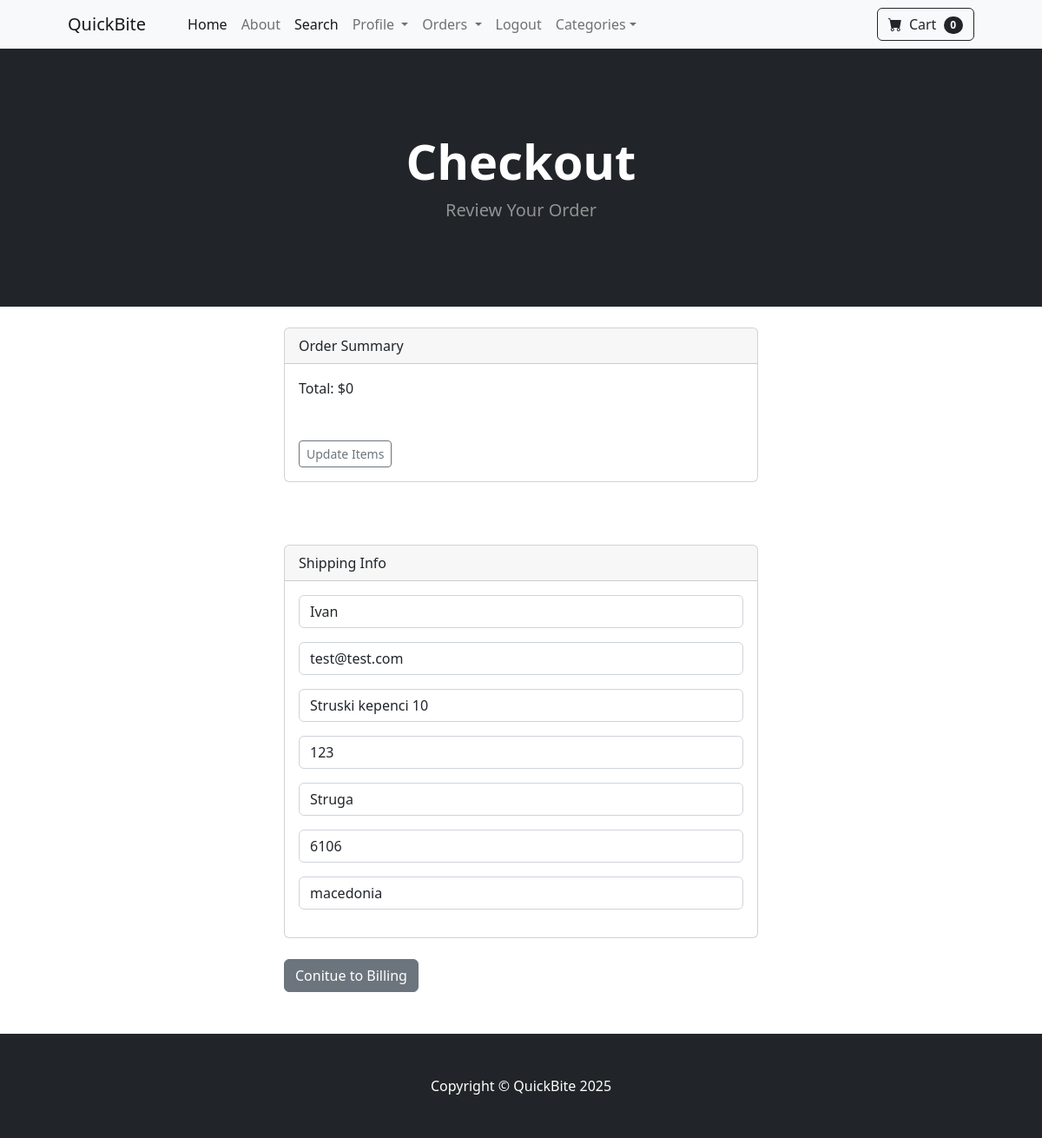
Page /payment/checkout (signed in) on the committed database.
### payment/models.py (models this page shows, shortened)
class ShippingAddress(models.Model):
    user = models.ForeignKey(User, on_delete=models.CASCADE, null=True, blank=True)
    shipping_full_name = models.CharField(max_length=255)
    shipping_email = models.CharField(max_length=255)
    shipping_address1 = models.CharField(max_length=255)
    shipping_address2 = models.CharField(max_length=255, null=True, blank=True)
    shipping_city = models.CharField(max_length=255)
    shipping_zipcode = models.CharField(max_length=255, null=True, blank=True)
    shipping_country = models.CharField(max_length=255)
    class Meta:
        verbose_name_plural = "Shipping Address"

### payment/views.py (the view)
# urls.py: path('checkout', views.checkout, name='checkout'),
def checkout(request):
    cart = Cart(request)
    cart_products = cart.get_prods()
    quantities = cart.get_quants
    totals = cart.cart_total()
    if request.user.is_authenticated:
        shipping_user = ShippingAddress.objects.get(user_id=request.user.id)
        shipping_form = ShippingForm(request.POST or None, instance=shipping_user)
        return render(request, "payment/checkout.html", {"cart_products" : cart_products, "quantities":quantities, "totals":totals, "shipping_form":shipping_form})
    else:
        shipping_form = ShippingForm(request.POST or None)
        return render(request, "payment/checkout.html", {"cart_products" : cart_products, "quantities":quantities, "totals":totals, "shipping_form":shipping_form})

### cart/cart.py (called while the page is built, shortened)
    def cart_total(self):
        product_ids = self.cart.keys()
        products = Product.objects.filter(id__in=product_ids)
        quantities = self.cart
        total=0
        return total

    def __len__(self):
        return len(self.cart)

    def get_prods(self):
        product_ids = self.cart.keys()
        products = Product.objects.filter(id__in=product_ids)
        return products

### cart/context_proccesors.py (called while the page is built)
def cart(request):
    return {'cart':Cart(request)}

### payment/templates/payment/checkout.html (shortened to what this page needs)
{% extends 'base.html' %}
{% load static %}
    {% block content %}
        <header class="bg-dark py-5">
            <div class="container px-4 px-lg-5 my-5">
                <div class="text-center text-white">
                    <h1 class="display-4 fw-bolder">Checkout</h1>
                    <p class="lead fw-normal text-white-50 mb-0">Review Your Order</p>
                </div>
            </div>
        </header>
        <br>
        <div class="container">
            <div class="row">
                <div class="col-md-6 offset-md-3">
                        <div class="card">
                        <div class="card-header">
                            Order Summary
                        </div>
                        <div class="card-body">
                            Total: ${{ totals }}
                            <br><br><br>
                            <a href="{% url 'cart_summary' %}" class="btn btn-sm btn-outline-secondary">Update Items</a>
                        </div>
                    </div>
                    <br><br><br>
                        <div class="card">
                            <div class="card-header">
                                Shipping Info
                            </div>
                            <div class="card-body">
                                    <form method="POST" action="{% url 'billing_info' %}">
                                        {{ shipping_form.as_p }}
                            </div>
                        </div>
                        <br>
                            <button type="submit" class="btn btn-secondary">Conitue to Billing</button>
                </div>
            </div>
        </div>
<br><br>
 {% endblock %}

### rows in the picture
ShippingAddress: shipping_full_name "Ivan", shipping_email "test@test.com", shipping_address1 "Struski kepenci 10", shipping_address2 "123", shipping_city "Struga", shipping_zipcode "6106", shipping_country "macedonia"

### other values in the picture
{{ cart|length }} "0"
{{ totals }} "0"
